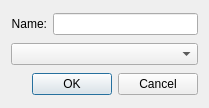
<?xml version="1.0" encoding="UTF-8"?>
<ui version="4.0">
 <class>NewParentPageDialog</class>
 <widget class="QDialog" name="NewParentPageDialog">
  <property name="geometry">
   <rect>
    <x>0</x>
    <y>0</y>
    <width>209</width>
    <height>108</height>
   </rect>
  </property>
  <property name="windowTitle">
   <string>Dialog</string>
  </property>
  <layout class="QGridLayout" name="gridLayout">
   <item row="0" column="0">
    <widget class="QLabel" name="label">
     <property name="text">
      <string>Name:</string>
     </property>
     <property name="alignment">
      <set>Qt::AlignRight|Qt::AlignTrailing|Qt::AlignVCenter</set>
     </property>
    </widget>
   </item>
   <item row="2" column="0" colspan="2">
    <widget class="QDialogButtonBox" name="buttonBox">
     <property name="orientation">
      <enum>Qt::Horizontal</enum>
     </property>
     <property name="standardButtons">
      <set>QDialogButtonBox::Cancel|QDialogButtonBox::Ok</set>
     </property>
    </widget>
   </item>
   <item row="0" column="1">
    <widget class="QLineEdit" name="textPageName"/>
   </item>
   <item row="1" column="0" colspan="2">
    <widget class="QComboBox" name="comboParentPage"/>
   </item>
  </layout>
 </widget>
 <resources/>
 <connections>
  <connection>
   <sender>buttonBox</sender>
   <signal>accepted()</signal>
   <receiver>NewParentPageDialog</receiver>
   <slot>accept()</slot>
   <hints>
    <hint type="sourcelabel">
     <x>248</x>
     <y>254</y>
    </hint>
    <hint type="destinationlabel">
     <x>157</x>
     <y>274</y>
    </hint>
   </hints>
  </connection>
  <connection>
   <sender>buttonBox</sender>
   <signal>rejected()</signal>
   <receiver>NewParentPageDialog</receiver>
   <slot>reject()</slot>
   <hints>
    <hint type="sourcelabel">
     <x>316</x>
     <y>260</y>
    </hint>
    <hint type="destinationlabel">
     <x>286</x>
     <y>274</y>
    </hint>
   </hints>
  </connection>
 </connections>
</ui>
